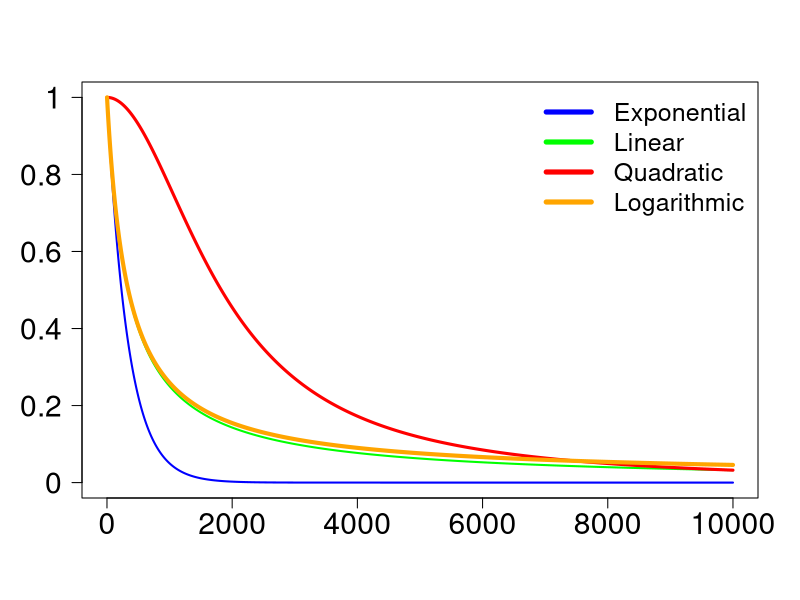

The R source for this figure:
# See
# http://what-when-how.com/artificial-intelligence/a-comparison-of-cooling-schedules-for-simulated-annealing-artificial-intelligence/

OUTDIR <- "./"

exp_cool <- function(i, ntot, a, b) {
  (1-b)*exp(-a*(i-1)/ntot)+b
}

pow_cool <- function(i, ntot, a, b) {
  (1-b)*(a^((i-1)/ntot))+b
}

lin_cool <- function(i, ntot, a, b) {
  (1-b)*(1/(1+a*(i-1)/ntot))+b
}

quad_cool <- function(i, ntot, a, b) {
  (1-b)*(1/(1+a*(((i-1)/ntot)^2)))+b
}

log_cool <- function(i, ntot, a, b) {
  (1-b)*(1/(1+a*log(1+(i-1)/ntot)))+b
}

ntot <- 10000

x <- seq(1, ntot, by=1)

cols <- c("blue", "green", "red", "orange")

pdf(file=file.path(OUTDIR, "cooling_schedules.pdf"), width=10, height=6)

plot(
  x,
  exp_cool(x, ntot, 30, 0),
  ylim=c(0, 1),
  type="l",
  col=cols[1],
  lwd=2,
  xlab="",
  ylab="",
  cex.axis=1.8,
  cex.lab=1.7,
  yaxt="n"
)

axis(
  2,
  at=seq(0, 1, by=0.2),
  labels=seq(0, 1, by=0.2),
  cex.axis=1.8,
  las=1
)

lines(
  x,
  lin_cool(x, ntot, 30, 0),
  col=cols[2],
  lwd=2
)

lines(
  x,
  quad_cool(x, ntot, 30, 0),
  col=cols[3],
  lwd=3
)

lines(
  x,
  log_cool(x, ntot, 30, 0),
  col=cols[4],
  lwd=4
)

legend(
  "topright",
  c("Exponential", "Linear", "Quadratic", "Logarithmic"),
  lty=c(1, 1, 1),
  lwd=c(5, 5, 5),
  col=cols,
  cex=1.5,
  bty="n"
)

dev.off()
